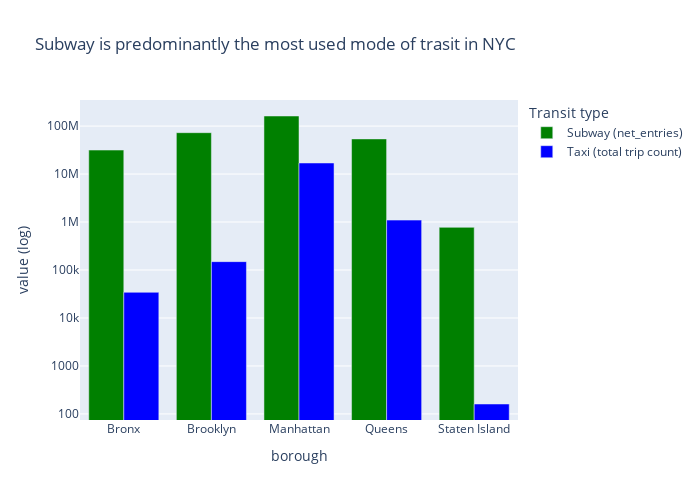

Notebook source saved alongside this figure:
### Markdown cell above
# Visualization 1: The analysis of the net entries to subway stations and total trip counts by taxi aggregated at the borough level

### Code cell
# Stats based on total trips
newnames = {'net_entries':'Subway (net_entries)', 'PU_total_trip_count': 'Taxi (total trip count)'}

fig = px.bar(df_taxi_subway_aggr, 
             x='borough_x', 
             y=['net_entries','PU_total_trip_count'], 
             color_discrete_sequence=["green", "blue"], 
             barmode="group", log_y = True,
             hover_name="borough_x", 
             title="Subway is predominantly the most used mode of trasit in NYC",
             labels={
                     "variable": "Transit type",
                     "borough_x": 'borough',
                     "value" : "value (log)"
                 }
            )

fig.for_each_trace(lambda t: t.update(name = newnames[t.name],
                                      legendgroup = newnames[t.name],
                                      hovertemplate = t.hovertemplate.replace(t.name, newnames[t.name])
                                     )
                  )

fig.update_layout(
    autosize=False,
    width=700,
    height=500)

### Figure 1 — Plotly figure (JSON) as saved in the notebook; plotly's stock layout.template omitted (floating-point values rounded to 4 significant figures)
{"data": [{"alignmentgroup": "True", "hovertemplate": "<b>%{hovertext}</b><br><br>Transit type=Subway (net_entries)<br>borough=%{x}<br>value (log)=%{y}<extra></extra>", "hovertext": ["Bronx", "Brooklyn", "Manhattan", "Queens", "Staten Island"], "legendgroup": "Subway (net_entries)", "marker": {"color": "green", "pattern": {"shape": ""}}, "name": "Subway (net_entries)", "offsetgroup": "net_entries", "orientation": "v", "showlegend": true, "textposition": "auto", "type": "bar", "x": ["Bronx", "Brooklyn", "Manhattan", "Queens", "Staten Island"], "xaxis": "x", "y": [31638430, 72878938, 162311230, 54052566, 774846], "yaxis": "y"}, {"alignmentgroup": "True", "hovertemplate": "<b>%{hovertext}</b><br><br>Transit type=Taxi (total trip count)<br>borough=%{x}<br>value (log)=%{y}<extra></extra>", "hovertext": ["Bronx", "Brooklyn", "Manhattan", "Queens", "Staten Island"], "legendgroup": "Taxi (total trip count)", "marker": {"color": "blue", "pattern": {"shape": ""}}, "name": "Taxi (total trip count)", "offsetgroup": "PU_total_trip_count", "orientation": "v", "showlegend": true, "textposition": "auto", "type": "bar", "x": ["Bronx", "Brooklyn", "Manhattan", "Queens", "Staten Island"], "xaxis": "x", "y": [34281, 149480, 17016178, 1096299, 161], "yaxis": "y"}], "layout": {"autosize": false, "barmode": "group", "height": 500, "legend": {"title": {"text": "Transit type"}, "tracegroupgap": 0}, "title": {"text": "Subway is predominantly the most used mode of trasit in NYC"}, "width": 700, "xaxis": {"anchor": "y", "domain": [0, 1], "title": {"text": "borough"}}, "yaxis": {"anchor": "x", "domain": [0, 1], "title": {"text": "value (log)"}, "type": "log"}}}
